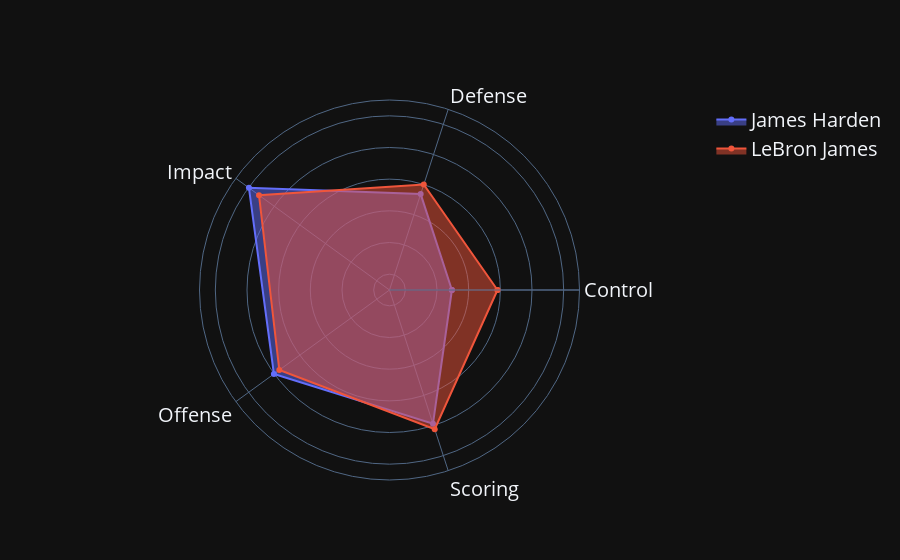

Notebook code cell kept with this figure:
### Code cell
what_if('James Harden', "LeBron James")

### Figure 1 — Plotly figure (JSON) as saved in the notebook; plotly's stock layout.template omitted (floating-point values rounded to 4 significant figures)
{"data": [{"fill": "toself", "name": "James Harden", "r": [0.294, 0.537, 0.9975, 0.8024, 0.7886, 0.294], "theta": ["Control", "Defense", "Impact", "Offense", "Scoring", "Control"], "type": "scatterpolar"}, {"fill": "toself", "name": "LeBron James", "r": [0.582, 0.6003, 0.9187, 0.7601, 0.824, 0.582], "theta": ["Control", "Defense", "Impact", "Offense", "Scoring", "Control"], "type": "scatterpolar"}], "layout": {"font": {"size": 20}, "polar": {"radialaxis": {"range": [-0.1, 1.1], "showticklabels": false, "ticks": ""}}}}
